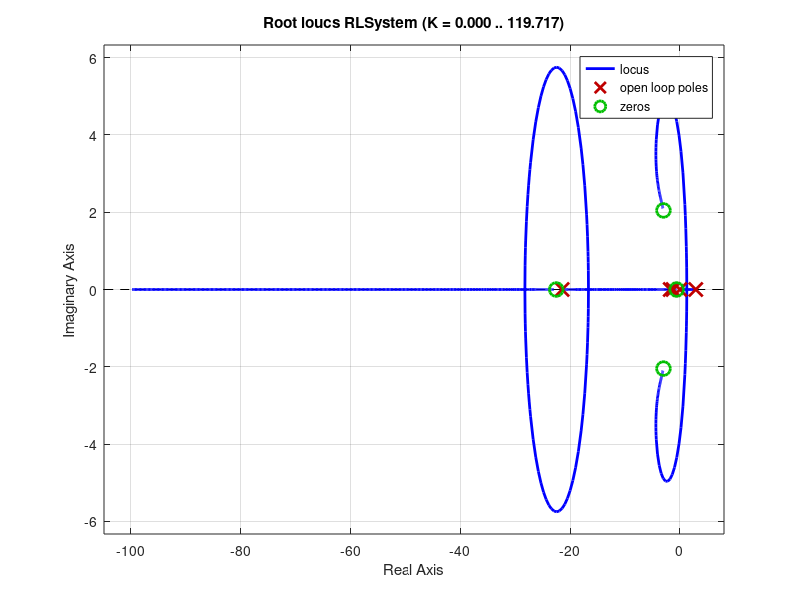

Write the MATLAB code that produced this figure. (Note: this script raises an error after producing the figure.)
t_r = 3;     %seconds, or less
t_s = 7.5;   %seconds, or less
zeta_min = 0.78; %or more, up to 1
zeta_max = 0.99;
zeta_add = 1;
zeta = [zeta_min zeta_max zeta_add];

omega_n = 4/(zeta_min*t_s);
omega_d = omega_n*sqrt(1-zeta_min*zeta_min);

s = tf('s');

D = s^5 + 21.608*s^4 - 3.4161*s^3 - 146.9644*s^2 - 138.8722*s;
N = 0.9012*s^4 + 26.2525*s^3 + 149.2205*s^2 + 348.5348*s + 162.0442;

RLSystem = N/D;

figure(1)
rlocus(RLSystem)
sgrid(zeta,0)
[Kk,poles]=rlocfind(RLSystem);
Kk
%RLSystemUnity = feedback(Kk*RLSystem,1);
%step(RLSystemUnity)
